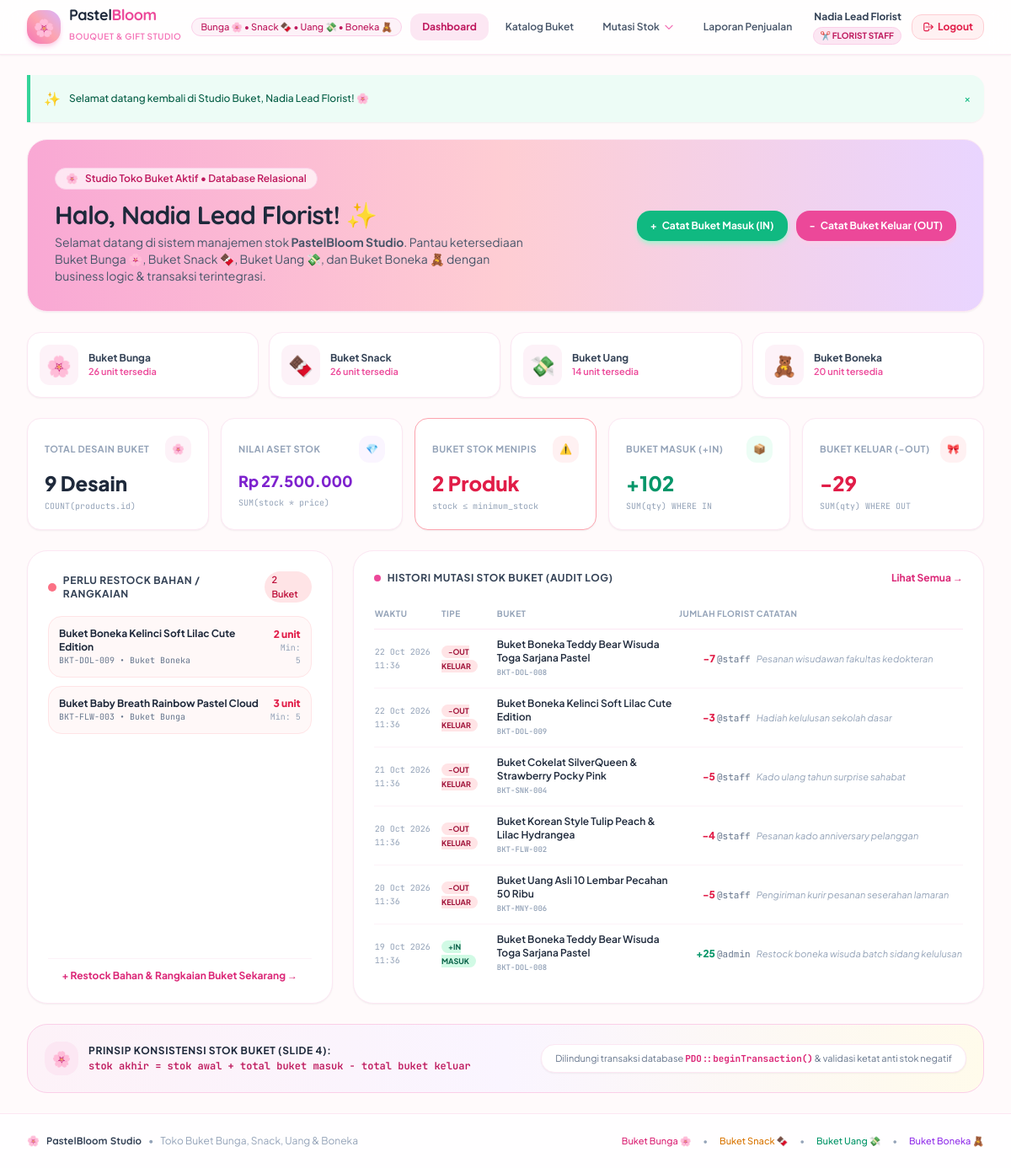
The app's page /dashboard.php (signed in) with its own data.
### tables this page shows
CREATE TABLE `products` (
    `id` INT PRIMARY KEY AUTO_INCREMENT,
    `category_id` INT NOT NULL,
    `sku` VARCHAR(50) NOT NULL UNIQUE,
    `name` VARCHAR(150) NOT NULL,
    `price` DECIMAL(12,2) NOT NULL DEFAULT 0.00,
    `stock` INT NOT NULL DEFAULT 0,
    `minimum_stock` INT NOT NULL DEFAULT 5,
    `description` TEXT DEFAULT NULL,
    `created_at` TIMESTAMP DEFAULT CURRENT_TIMESTAMP,
    FOREIGN KEY (`category_id`) REFERENCES `categories`(`id`) ON UPDATE CASCADE ON DELETE RESTRICT
);

CREATE TABLE `categories` (
    `id` INT PRIMARY KEY AUTO_INCREMENT,
    `name` VARCHAR(100) NOT NULL,
    `icon` VARCHAR(20) DEFAULT '🌸',
    `description` TEXT DEFAULT NULL,
    `created_at` TIMESTAMP DEFAULT CURRENT_TIMESTAMP
);

CREATE TABLE `stock_movements` (
    `id` INT PRIMARY KEY AUTO_INCREMENT,
    `product_id` INT NOT NULL,
    `user_id` INT NOT NULL,
    `type` ENUM('IN', 'OUT') NOT NULL,
    `quantity` INT NOT NULL,
    `notes` TEXT DEFAULT NULL,
    `created_at` TIMESTAMP DEFAULT CURRENT_TIMESTAMP,
    FOREIGN KEY (`product_id`) REFERENCES `products`(`id`) ON UPDATE CASCADE ON DELETE RESTRICT,
    FOREIGN KEY (`user_id`) REFERENCES `users`(`id`) ON UPDATE CASCADE ON DELETE RESTRICT
);

CREATE TABLE `users` (
    `id` INT PRIMARY KEY AUTO_INCREMENT,
    `username` VARCHAR(50) NOT NULL UNIQUE,
    `password_hash` VARCHAR(255) NOT NULL,
    `role` ENUM('admin', 'staff') NOT NULL DEFAULT 'staff',
    `created_at` TIMESTAMP DEFAULT CURRENT_TIMESTAMP
);

### auth.php (called while the page is built, shortened)
<?php
function current_user(): ?array {
    return $_SESSION['user'] ?? null;
}

### escape.php (called while the page is built, shortened)
<?php
if (!function_exists('e')) {
    function e(?string $value): string {
        return htmlspecialchars((string) ($value ?? ''), ENT_QUOTES, 'UTF-8');
    }
}
if (!function_exists('format_rupiah')) {
    function format_rupiah(float|int|string $number): string {
        return 'Rp ' . number_format((float) $number, 0, ',', '.');
    }
}
if (!function_exists('format_date')) {
    function format_date(?string $datetime): string {
        return date('d M Y H:i', strtotime($datetime));
    }
}

### dashboard.php (the view, shortened to what this page needs)
<?php
require_once __DIR__ . '/../config/database.php';
require_once __DIR__ . '/../helpers/auth.php';
require_once __DIR__ . '/../helpers/escape.php';
$stmt = $pdo->query("SELECT COUNT(*) AS total FROM products");
$totalProducts = (int) $stmt->fetch()['total'];
$stmt = $pdo->query("SELECT COALESCE(SUM(stock * price), 0) AS total_value FROM products");
$totalInventoryValue = (float) $stmt->fetch()['total_value'];
$stmt = $pdo->query("SELECT COUNT(*) AS low_count FROM products WHERE stock <= minimum_stock");
$lowStockCount = (int) $stmt->fetch()['low_count'];
$stmt = $pdo->query("
    SELECT
        COALESCE(SUM(CASE WHEN type = 'IN' THEN quantity ELSE 0 END), 0) AS total_in,
        COALESCE(SUM(CASE WHEN type = 'OUT' THEN quantity ELSE 0 END), 0) AS total_out
    FROM stock_movements
");
$movementStats = $stmt->fetch();
$totalIn = (int) $movementStats['total_in'];
$totalOut = (int) $movementStats['total_out'];
$lowStockProducts = $pdo->query("
    SELECT p.id, p.sku, p.name, p.stock, p.minimum_stock, c.name AS category_name, c.icon AS category_icon
    FROM products p
    JOIN categories c ON c.id = p.category_id
    WHERE p.stock <= p.minimum_stock
    ORDER BY p.stock ASC
    LIMIT 5
")->fetchAll();
$recentMovements = $pdo->query("
    SELECT sm.id, sm.type, sm.quantity, sm.notes, sm.created_at,
           p.name AS product_name, p.sku,
           u.username
    FROM stock_movements sm
    JOIN products p ON p.id = sm.product_id
    JOIN users u ON u.id = sm.user_id
    ORDER BY sm.created_at DESC
    LIMIT 6
")->fetchAll();
$catSummary = $pdo->query("
    SELECT c.name, c.icon, COUNT(p.id) AS count, COALESCE(SUM(p.stock), 0) as stock
    FROM categories c
    LEFT JOIN products p ON p.category_id = c.id
    GROUP BY c.id, c.name, c.icon
")->fetchAll();
require_once __DIR__ . '/../views/header.php';
?>
<div class="space-y-6">
    <div class="bg-gradient-to-r from-pink-300 via-rose-200 to-purple-200 rounded-3xl p-6 md:p-8 text-slate-800 shadow-sm border border-pink-100 flex flex-col md:flex-row md:items-center justify-between gap-4">
        <div>
            <div class="inline-flex items-center space-x-2 bg-white/70 backdrop-blur-sm text-pink-700 text-xs px-3 py-1 rounded-full mb-3 border border-pink-200 font-semibold">
                <span>🌸</span>
                <span>Studio Toko Buket Aktif &bull; Database Relasional</span>
            </div>
            <h1 class="text-2xl md:text-3xl font-bold font-display tracking-tight text-slate-800">
                Halo, <?= e($currentUser['full_name']) ?>! ✨
            </h1>
            <p class="text-slate-600 text-xs md:text-sm mt-1 max-w-xl">
                Selamat datang di sistem manajemen stok <strong>PastelBloom Studio</strong>. Pantau ketersediaan Buket Bunga 🌸, Buket Snack 🍫, Buket Uang 💸, dan Buket Boneka 🧸 dengan business logic &amp; transaksi terintegrasi.
            </p>
        </div>
        <div class="flex flex-wrap gap-2.5">
            <a href="stock/in.php" class="bg-emerald-500 hover:bg-emerald-600 text-white font-bold px-4 py-2.5 rounded-2xl text-xs shadow-md shadow-emerald-200 transition flex items-center">
                <span class="mr-1.5">+</span> Catat Buket Masuk (IN)
            </a>
            <a href="stock/out.php" class="bg-pink-500 hover:bg-pink-600 text-white font-bold px-4 py-2.5 rounded-2xl text-xs shadow-md shadow-pink-200 transition flex items-center">
                <span class="mr-1.5">-</span> Catat Buket Keluar (OUT)
            </a>
        </div>
    </div>
    <div class="grid grid-cols-2 sm:grid-cols-4 gap-3">
        <?php foreach ($catSummary as $cs): ?>
        <div class="bg-white rounded-2xl p-3.5 border border-pink-100 shadow-sm flex items-center space-x-3">
            <span class="text-2xl p-2 rounded-xl bg-pink-50"><?= $cs['icon'] ?? '🌸' ?></span>
            <div>
                <div class="text-xs font-bold text-slate-700"><?= e($cs['name']) ?></div>
                <div class="text-[11px] text-pink-500 font-semibold"><?= $cs['stock'] ?> unit tersedia</div>
            </div>
        </div>
        <?php endforeach; ?>
    </div>
    <div class="grid grid-cols-1 sm:grid-cols-2 lg:grid-cols-5 gap-3.5">
        <div class="bg-white rounded-2xl p-5 border border-pink-100 shadow-sm hover:shadow-md transition">
            <div class="flex items-center justify-between text-slate-500 mb-2">
                <span class="text-[11px] font-bold uppercase tracking-wider text-slate-400">Total Desain Buket</span>
                <span class="p-2 bg-pink-50 text-pink-500 rounded-xl text-xs">🌸</span>
            </div>
            <div class="text-2xl font-black text-slate-800"><?= number_format($totalProducts) ?> Desain</div>
            <p class="text-[10px] text-slate-400 mt-1 font-mono">COUNT(products.id)</p>
        </div>
        <div class="bg-white rounded-2xl p-5 border border-pink-100 shadow-sm hover:shadow-md transition">
            <div class="flex items-center justify-between text-slate-500 mb-2">
                <span class="text-[11px] font-bold uppercase tracking-wider text-slate-400">Nilai Aset Stok</span>
                <span class="p-2 bg-purple-50 text-purple-500 rounded-xl text-xs">💎</span>
            </div>
            <div class="text-lg font-black text-purple-700 truncate" title="<?= format_rupiah($totalInventoryValue) ?>">
                <?= format_rupiah($totalInventoryValue) ?>
            </div>
            <p class="text-[10px] text-slate-400 mt-1 font-mono">SUM(stock * price)</p>
        </div>
        <div class="bg-white rounded-2xl p-5 border <?= $lowStockCount > 0 ? 'border-rose-300 bg-rose-50/40' : 'border-pink-100' ?> shadow-sm hover:shadow-md transition">
            <div class="flex items-center justify-between text-slate-500 mb-2">
                <span class="text-[11px] font-bold uppercase tracking-wider text-slate-400">Buket Stok Menipis</span>
                <span class="p-2 bg-rose-50 text-rose-500 rounded-xl text-xs">⚠️</span>
            </div>
            <div class="text-2xl font-black <?= $lowStockCount > 0 ? 'text-rose-600' : 'text-slate-800' ?>">
                <?= number_format($lowStockCount) ?> Produk
            </div>
            <p class="text-[10px] text-slate-400 mt-1 font-mono">stock &le; minimum_stock</p>
        </div>
        <div class="bg-white rounded-2xl p-5 border border-pink-100 shadow-sm hover:shadow-md transition">
            <div class="flex items-center justify-between text-slate-500 mb-2">
                <span class="text-[11px] font-bold uppercase tracking-wider text-slate-400">Buket Masuk (+IN)</span>
                <span class="p-2 bg-emerald-50 text-emerald-500 rounded-xl text-xs">📦</span>
            </div>
            <div class="text-2xl font-black text-emerald-600">+<?= number_format($totalIn) ?></div>
            <p class="text-[10px] text-slate-400 mt-1 font-mono">SUM(qty) WHERE IN</p>
        </div>
        <div class="bg-white rounded-2xl p-5 border border-pink-100 shadow-sm hover:shadow-md transition">
            <div class="flex items-center justify-between text-slate-500 mb-2">
                <span class="text-[11px] font-bold uppercase tracking-wider text-slate-400">Buket Keluar (-OUT)</span>
                <span class="p-2 bg-rose-50 text-rose-500 rounded-xl text-xs">🎀</span>
            </div>
            <div class="text-2xl font-black text-rose-600">-<?= number_format($totalOut) ?></div>
            <p class="text-[10px] text-slate-400 mt-1 font-mono">SUM(qty) WHERE OUT</p>
        </div>
    </div>
    <div class="grid grid-cols-1 lg:grid-cols-3 gap-6">
        <div class="bg-white rounded-3xl p-6 border border-pink-100 shadow-sm flex flex-col justify-between">
            <div>
                <div class="flex items-center justify-between mb-4">
                    <h2 class="text-xs font-bold uppercase tracking-wider text-slate-700 flex items-center">
                        <span class="w-2.5 h-2.5 rounded-full bg-rose-400 mr-2"></span>
                        Perlu Restock Bahan / Rangkaian
                    </h2>
                    <span class="text-[11px] font-semibold bg-rose-100 text-rose-700 px-2 py-0.5 rounded-full">
                        <?= count($lowStockProducts) ?> Buket
                    </span>
                </div>
                <?php if (empty($lowStockProducts)): ?>
                <div class="py-8 text-center text-slate-400 text-xs">
                    Semua stok buket dalam batas aman! 🌸
                </div>
                <?php else: ?>
                <div class="space-y-2.5">
                    <?php foreach ($lowStockProducts as $lp): ?>
                    <div class="p-3 bg-rose-50/50 border border-rose-100 rounded-2xl flex items-center justify-between">
                        <div>
                            <div class="font-bold text-xs text-slate-800"><?= e($lp['name']) ?></div>
                            <div class="text-[10px] text-slate-500 font-mono"><?= e($lp['sku']) ?> &bull; <?= e($lp['category_name']) ?></div>
                        </div>
                        <div class="text-right">
                            <div class="text-xs font-black text-rose-600"><?= $lp['stock'] ?> unit</div>
                            <div class="text-[10px] text-slate-400 font-mono">Min: <?= $lp['minimum_stock'] ?></div>
                        </div>
                    </div>
                    <?php endforeach; ?>
                </div>
                <?php endif; ?>
            </div>
            <div class="mt-4 pt-3 border-t border-pink-50">
                <a href="stock/in.php" class="text-xs font-bold text-pink-600 hover:text-pink-800 flex items-center justify-center">
                    + Restock Bahan &amp; Rangkaian Buket Sekarang &rarr;
                </a>
            </div>
        </div>
        <div class="lg:col-span-2 bg-white rounded-3xl p-6 border border-pink-100 shadow-sm">
            <div class="flex items-center justify-between mb-4">
                <h2 class="text-xs font-bold uppercase tracking-wider text-slate-700 flex items-center">
                    <span class="w-2 h-2 rounded-full bg-pink-500 mr-2"></span>
                    Histori Mutasi Stok Buket (Audit Log)
                </h2>
                <a href="stock/movements.php" class="text-xs font-bold text-pink-600 hover:text-pink-800">
                    Lihat Semua &rarr;
                </a>
            </div>
            <div class="overflow-x-auto">
                <table class="w-full text-left text-xs">
                    <thead>
                        <tr class="border-b border-pink-100 text-slate-400 uppercase tracking-wider font-semibold text-[10px]">
                            <th class="py-2.5">Waktu</th>
                            <th class="py-2.5">Tipe</th>
                            <th class="py-2.5">Buket</th>
                            <th class="py-2.5 text-right">Jumlah</th>
                            <th class="py-2.5">Florist</th>
                            <th class="py-2.5">Catatan</th>
                        </tr>
                    </thead>
                    <tbody class="divide-y divide-pink-50 text-slate-600">
                        <?php if (empty($recentMovements)): ?>
                        <tr><td colspan="6" class="py-4 text-center text-slate-400">Belum ada transaksi stok.</td></tr>
                        <?php else: ?>
                        <?php foreach ($recentMovements as $m): ?>
                        <tr class="hover:bg-pink-50/40 transition">
                            <td class="py-2.5 font-mono text-[10px] text-slate-400"><?= format_date($m['created_at']) ?></td>
                            <td class="py-2.5">
                                <?php if ($m['type'] === 'IN'): ?>
                                <span class="bg-emerald-100 text-emerald-800 font-bold px-2 py-0.5 rounded-full text-[9px]">+IN MASUK</span>
                                <?php else: ?>
                                <span class="bg-rose-100 text-rose-800 font-bold px-2 py-0.5 rounded-full text-[9px]">-OUT KELUAR</span>
                                <?php endif; ?>
                            </td>
                            <td class="py-2.5 font-semibold text-slate-800">
                                <div><?= e($m['product_name']) ?></div>
                                <span class="text-[9px] text-slate-400 font-mono"><?= e($m['sku']) ?></span>
                            </td>
                            <td class="py-2.5 text-right font-black <?= $m['type'] === 'IN' ? 'text-emerald-600' : 'text-rose-600' ?>">
                                <?= $m['type'] === 'IN' ? '+' : '-' ?><?= number_format($m['quantity']) ?>
                            </td>
                            <td class="py-2.5 text-slate-500 font-mono text-[11px]">@<?= e($m['username']) ?></td>
                            <td class="py-2.5 text-slate-400 italic max-w-xs truncate text-[11px]"><?= e($m['notes'] ?? '-') ?></td>
                        </tr>
                        <?php endforeach; ?>
                        <?php endif; ?>
                    </tbody>
                </table>
            </div>
        </div>
    </div>
    <div class="bg-gradient-to-r from-pink-50 via-purple-50 to-amber-50 text-slate-700 rounded-3xl p-5 flex flex-col md:flex-row items-center justify-between gap-4 border border-pink-200">
        <div class="flex items-center space-x-3">
            <span class="w-10 h-10 rounded-2xl bg-pink-100 text-pink-600 flex items-center justify-center shrink-0 font-bold text-lg">🌸</span>
            <div>
                <h4 class="text-xs font-bold text-slate-800 uppercase tracking-wider">Prinsip Konsistensi Stok Buket (Slide 4):</h4>
                <p class="text-xs text-pink-700 font-mono mt-0.5 font-semibold">stok akhir = stok awal + total buket masuk &minus; total buket keluar</p>
            </div>
        </div>
        <div class="text-[11px] text-slate-500 bg-white px-4 py-2 rounded-2xl border border-pink-100 shadow-sm">
            Dilindungi transaksi database <code class="text-pink-600 font-bold">PDO::beginTransaction()</code> &amp; validasi ketat anti stok negatif
        </div>
    </div>
</div>
<?php require_once __DIR__ . '/../views/footer.php'; ?>

### header.php (style rules this page uses)
body { font-family: 'Plus Jakarta Sans', sans-serif; background-color: #fffafb; }
.font-display { font-family: 'Quicksand', sans-serif; }
.font-mono { font-family: 'JetBrains Mono', monospace; }

### records on screen
products: name "Buket Boneka Kelinci Soft Lilac Cute Edition", sku "BKT-DOL-009", category.name "Buket Boneka", stock "2", minimum_stock "5"
products: name "Buket Baby Breath Rainbow Pastel Cloud", sku "BKT-FLW-003", category.name "Buket Bunga", stock "3", minimum_stock "5"
stock_movements: created_at "22 Oct 2026 11:36", type "-OUT KELUAR", product.name "Buket Boneka Teddy Bear Wisuda Toga Sarjana Pastel", product.sku "BKT-DOL-008", quantity "7", user.username "staff", notes "Pesanan wisudawan fakultas kedokteran"
stock_movements: created_at "22 Oct 2026 11:36", type "-OUT KELUAR", product.name "Buket Boneka Kelinci Soft Lilac Cute Edition", product.sku "BKT-DOL-009", quantity "3", user.username "staff", notes "Hadiah kelulusan sekolah dasar"
stock_movements: created_at "21 Oct 2026 11:36", type "-OUT KELUAR", product.name "Buket Cokelat SilverQueen & Strawberry Pocky Pink", product.sku "BKT-SNK-004", quantity "5", user.username "staff", notes "Kado ulang tahun surprise sahabat"
stock_movements: created_at "20 Oct 2026 11:36", type "-OUT KELUAR", product.name "Buket Korean Style Tulip Peach & Lilac Hydrangea", product.sku "BKT-FLW-002", quantity "4", user.username "staff", notes "Pesanan kado anniversary pelanggan"
stock_movements: created_at "20 Oct 2026 11:36", type "-OUT KELUAR", product.name "Buket Uang Asli 10 Lembar Pecahan 50 Ribu", product.sku "BKT-MNY-006", quantity "5", user.username "staff", notes "Pengiriman kurir pesanan seserahan lamaran"
stock_movements: created_at "19 Oct 2026 11:36", type "+IN MASUK", product.name "Buket Boneka Teddy Bear Wisuda Toga Sarjana Pastel", product.sku "BKT-DOL-008", quantity "25", user.username "admin", notes "Restock boneka wisuda batch sidang kelulusan"

### other values on screen
$currentUser['full_name'] "Nadia Lead Florist"
$successMsg "Selamat datang kembali di Studio Buket, Nadia Lead Florist! 🌸"
$cs['icon'] "🌸"
$cs['name'] "Buket Bunga"
$cs['stock'] "26"
$cs['icon'] "🍫"
$cs['name'] "Buket Snack"
$cs['icon'] "💸"
$cs['name'] "Buket Uang"
$cs['stock'] "14"
$cs['icon'] "🧸"
$cs['name'] "Buket Boneka"
$cs['stock'] "20"
$totalProducts "9"
format_rupiah($totalInventoryValue) "Rp 27.500.000"
